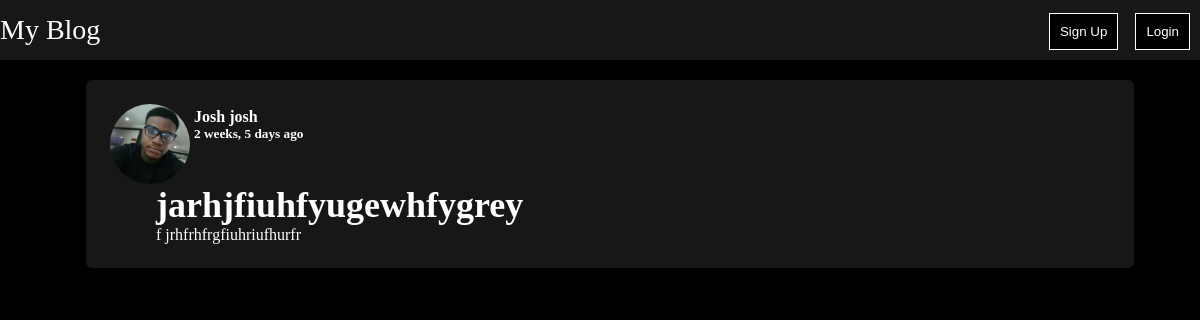
/post/jarhjfiuhfyugewhfygrey, run on an earlier commit of the app's database.
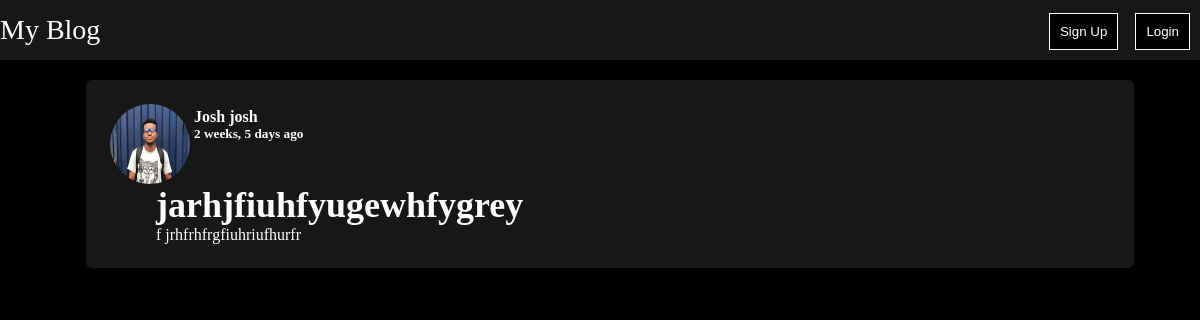
And on a later commit of the database.
### blog/models.py (models this page shows, shortened)
class Posts(models.Model):
    author = models.ForeignKey(User, on_delete=models.CASCADE)
    slug = models.SlugField(db_index=True, blank=True, max_length=250)
    title = models.CharField(max_length=250)
    author_img = models.CharField(max_length=50)
    views = models.IntegerField(default=0)
    date = models.DateTimeField(default=datetime.now())
    content = models.TextField()

class User(AbstractUser):
    profile_img = models.FileField(upload_to="profiles", blank=True)

### blog/views.py (the view)
# urls.py: path("post/<slug:slug>", views.post),
def post(req, slug):
    current_post = Posts.objects.get(slug= slug)
    Posts.objects.filter(slug= slug).update(views=F('views') + 1)
    return  render(req, "blog/post.html", {
        "post": current_post
    })

### blog/templates/blog/post.html (shortened to what this page needs)
{% extends './base.html' %}
{% load static %}
{% block page_css %}
    <link rel="stylesheet" href="{% static 'blog/css/post.css' %}" />
{% endblock %}
{% block page_content %}
    <div class="post">
        <div class="author-section">
            <img class="profile-img" height="80px" width="80px"  src="/{{ post.author.profile_img }}" alt="profile"  />
            <div>
                <h4>{{ post.author.first_name }} {{ post.author.last_name }}</h4>
                <h5>{{ post.date | timesince }} ago</h5>
            </div>
        </div>
        <div class="post-section">
            <h1> {{post.title}} </h1>
            <p>
                {{post.content | linebreaks }}
            </p>
        </div>
    </div>
{% endblock %}

### blog/templates/blog/base.html (shortened to what this page needs)
{% load static %}
<!DOCTYPE html>
    <html lang="en">
    <head>
        <link rel="stylesheet" href="{% static 'blog/css/base.css' %}" />
        {% block page_css %} {% endblock %}
    </head>
    <body>
        <nav class="top-nav">
            <a href="/">My Blog</a>
            {% if user.is_authenticated %}
                <div>
                    <a href="/profile"> <button>My Profile</button> </a>
                    <a href="/my-blogs"> <button>My blogs</button> </a>
                    <a href="/create-post"> <button>Create Post</button> </a>
                    <a href="/logout"> <button>Logout</button> </a>
                </div>
            {% else %}
                <div>
                    <a href="/signup"> <button>Sign Up</button> </a>
                    <a href="/login"> <button>Login</button> </a>
                </div>
            {% endif %}
        </nav>
        <main class="container">
            {% block page_content %} {% endblock %}
        </main>
    </body>
</html>

### blog/static/blog/css/base.css (style rules this page uses)
* { margin: 0px; }
body { margin: 0px; background-color: black; color: white; overflow-x: hidden; }
.top-nav { background-color: #171717; height: 60px; display: flex; justify-content: space-between; align-items: center; }
.top-nav a { color: white; font-size: 28px; text-decoration: none; }
button { color: white; background-color: black; padding: 10px; margin-right: 10px; outline: none; border: 1px solid white; }
.container { display: flex; flex-direction: column; justify-content: center; align-items: center; width: 100%; padding: 10px; }

### blog/static/blog/css/post.css (style rules this page uses)
.post-card h3, h4, h5 { margin-block-start: 0em; margin-block-end: 0em; }
.profile-img { border-radius: 50%; }
.post { background-color: #171717; border-radius: 6px; padding: 24px; margin: 10px; max-width: 1000px; width: 100%; }
.post h1 { font-size: 36px; }
.post h3, h4, h5 { margin-block-start: 0em; margin-block-end: 0em; }
.post .author-section { display: flex; gap: 4px; }
.post .author-section div { display: block; height: 50px; padding-top: 4px; }
.post .post-section { margin-left: 46px; }

What changed in the data, as far as the page shows it:
changed through a linked row, Posts "jarhjfiuhfyugewhfygrey": author.profile_img: a different picture
